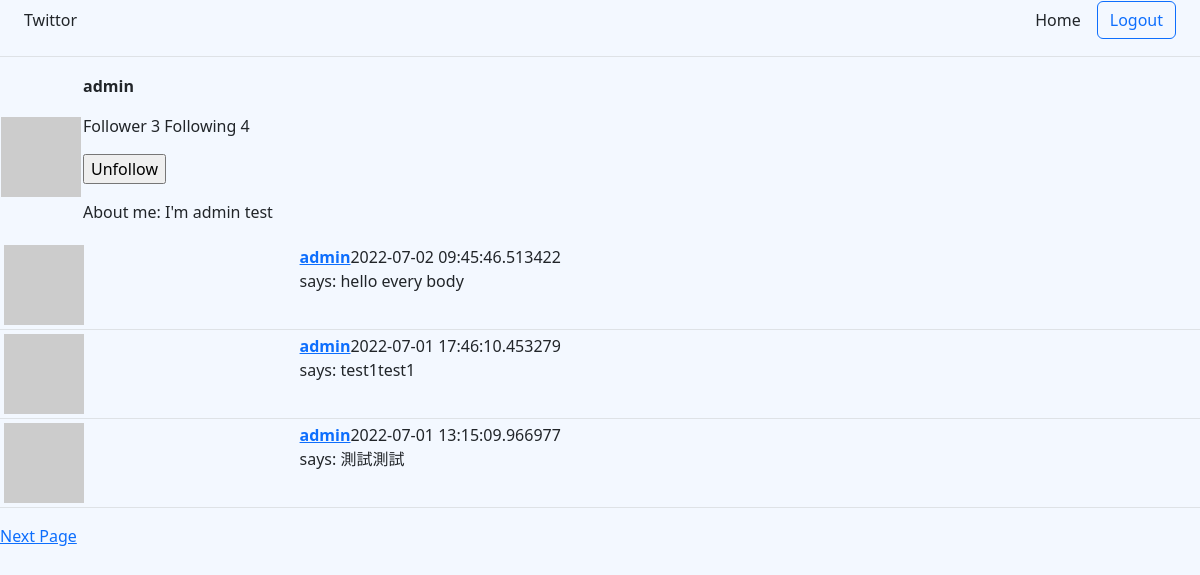
Screenshot of /admin (signed in) with the database file from the repository.
### twittor/models/user.py (models this page shows, shortened)
class User(UserMixin,db.Model):
    id = db.Column(db.Integer,primary_key=True)
    username = db.Column(db.String(64),unique=True, index=True)
    email = db.Column(db.String(64),unique=True, index=True)
    password_hash = db.Column(db.String(128))
    about_me = db.Column(db.String(140))
    create_time = db.Column(db.DateTime, default=datetime.utcnow)
    tweet = db.relationship('Tweet', backref='author', lazy='dynamic')
    followed = db.relationship(
        'User', secondary=followers,
        primaryjoin=(followers.c.follower_id == id),
        secondaryjoin=(followers.c.followed_id ==id),
        backref=db.backref('followers', lazy='dynamic'), lazy='dynamic'
    )
    def avatar(self, size=80):
        md5_digest = md5(self.email.lower().encode('utf-8')).hexdigest()
        return 'https://www.gravatar.com/avatar/{}?d=identicon&s={}'.format(
            md5_digest,size
        )
    def is_following(self,user):
        return self.followed.filter(
            followers.c.followed_id == user.id).count() > 0

### twittor/models/tweet.py (models this page shows, shortened)
class Tweet(db.Model):
    id = db.Column(db.Integer,primary_key=True)
    body = db.Column(db.String(140))
    create_time = db.Column(db.DateTime, default=datetime.utcnow)
    user_id = db.Column(db.Integer,db.ForeignKey('user.id'))

### twittor/route.py (the view, shortened to what this page needs)
@login_required
def user(username):
    u =User.query.filter_by(username=username).first()
    if u is None:
        return abort(404)
    page_num = int(request.args.get('page') or 1)
    tweets = u.tweet.order_by(Tweet.create_time.desc()).paginate(
        page=page_num,per_page=current_app.config['TWEET_PER_PAGE'],
        error_out=False)
    next_url = url_for(
        'profile',username=username,page=tweets.next_num) if tweets.has_next else None
    prev_url = url_for(
        'profile',username=username,page=tweets.prev_num) if tweets.has_prev else None
    return render_template('user.html',title='Profile',tweets=tweets.items,user=u,next_url=next_url,prev_url=prev_url)

### twittor/models/user.py (called while the page is built)
@login_manager.user_loader
def load_user(id):
    return User.query.get(int(id))

### twittor/templates/user.html (shortened to what this page needs)
{% extends "base.html" %}
{% block content %}
    <table>
        <tr>
            <td><img src="{{ user.avatar(200) }}" alt=""></td>
            <td>
                <p>
                    <b>{{ user.username }}</b>
                    <p>
                        Follower {{user.followers.count()}} Following {{user.followed.count()}}
                    </p>
                    <form action=""method="post">
                        {% if user != current_user %}
                        {% if current_user.is_following(user) %}
                        <input type="submit" name="request_button" value="Unfollow">
                        {% else %}
                        <input type="submit" name="request_button" value="Follow">
                        {% endif %}
                        {% endif %}
                    </form>
                </p>
                {% if user.about_me %}
                <p>About me: {{ user.about_me }}</p>
                {% endif %}
            </td>
        </tr>
    </table>
    {% include '_tweets.html' %}
    {% if next_url %}
    <a href="{{ next_url }}">Next Page</a>
    {% endif %}
{% endblock%}

### twittor/templates/_tweets.html
<table class="table table-hover table-sm">
    {% for tweet in tweets %}
    <tr valign="top">
        <td><img src="{{ tweet.author.avatar(48) }}" alt=""></td>
        <td>
            <a href="/{{tweet.author.username}}"><b>{{tweet.author.username}}</b></a>{{tweet.create_time}}<br>
            says: {{tweet.body}}
        </td>
    </tr>
    {% endfor %}
</table>

### rows the page displays
User: username "admin", about_me "I'm admin test"
Tweet: author.username "admin", create_time "2022-07-02 09:45:46.513422", body "hello every body"
Tweet: author.username "admin", create_time "2022-07-01 17:46:10.453279", body "test1test1"
Tweet: author.username "admin", create_time "2022-07-01 13:15:09.966977", body "測試測試"

### other values shown
{{ user.followers.count() }} "3"
{{ user.followed.count() }} "4"
